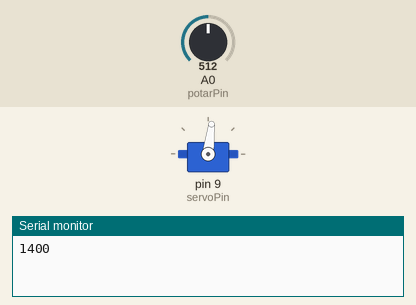
The sketch below on a simulated Arduino Uno, built with avr-gcc and run on an emulated ATmega328P. On the bench: servo, the last lines printed to the serial monitor. The inputs (shaded band) are chosen by the test bench; at power-on: A0 (potarPin) = 512.

Above: at 2.6 s.
At 3.2 s:
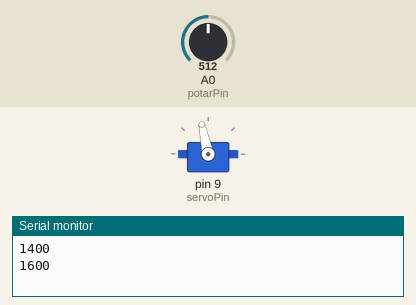
3.3 s: A0 (potarPin) set to 122
At 3.59 s:
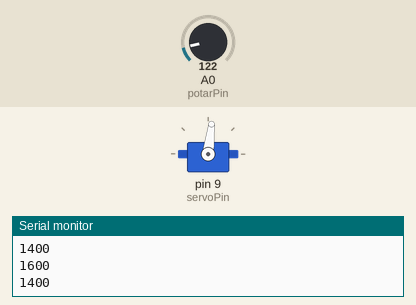
6.3 s: A0 (potarPin) set to 0
Timing chart, 0 to 15.3 s (numbered marks = the images above; inputs shaded):
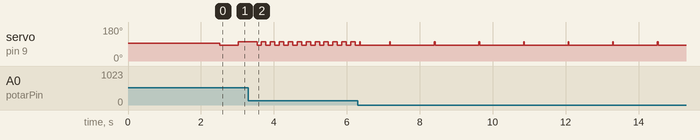

The sketch:

Brushless_change_sens.ino
```cpp
#include <Servo.h>

byte servoPin = 9;
byte potarPin = A0;
Servo servo;

int potar_min = 0;
int potar_max = 1023;
//int pwm_forward = 1560;
//int pwm_back = 1440;
int offset = 100;
int status_motor;
int pwm_signal;
int val_potar; // Set signal value, which should be between 1100 and 1900

void setup() {
  Serial.begin(9600);           //  setup serial
  pwm_signal = 1500 + offset;
  status_motor = true;

  servo.attach(servoPin);
  servo.writeMicroseconds(1500); // send "stop" signal to ESC.
  delay(2000); // delay to allow the ESC to recognize the stopped signal
}

void loop() {

  val_potar = analogRead(potarPin);  // read the input pin (0 to 1023)
  delay(val_potar);

  if (status_motor) {
    pwm_signal -= 2*offset;
  }
  else{
    pwm_signal += 2*offset;
  }
  status_motor = !status_motor;

  //Serial.println(val_potar);          // debug value
  Serial.println(pwm_signal);          // debug value

  servo.writeMicroseconds(pwm_signal); // Send signal to ESC.
}
```

Measured:
- after the input at 3.3 s, servo on pin 9 (servoPin): alternates 102° for 0.12 s and 83° for 0.12 s, starting after 0.36 s
